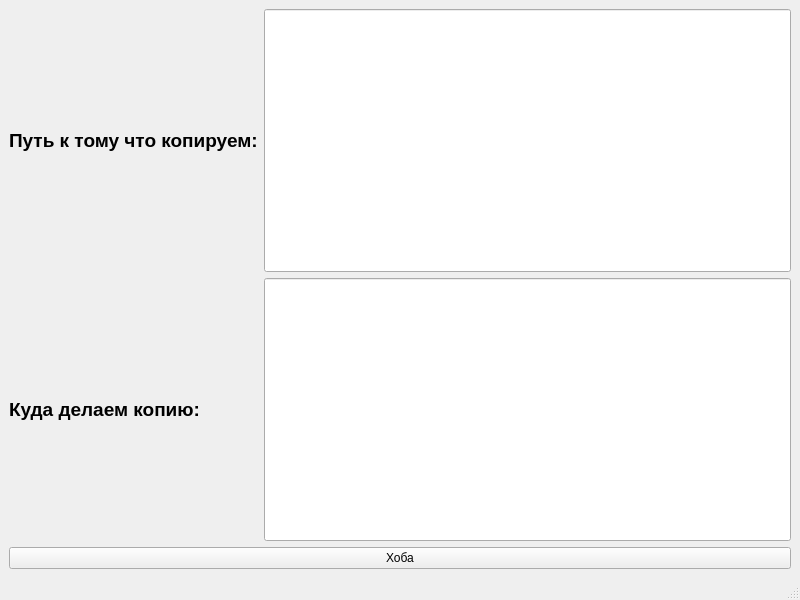
<?xml version="1.0" encoding="UTF-8"?>
<ui version="4.0">
 <class>MainWindow</class>
 <widget class="QMainWindow" name="MainWindow">
  <property name="geometry">
   <rect>
    <x>0</x>
    <y>0</y>
    <width>800</width>
    <height>600</height>
   </rect>
  </property>
  <property name="windowTitle">
   <string>MainWindow</string>
  </property>
  <widget class="QWidget" name="centralwidget">
   <layout class="QVBoxLayout" name="verticalLayout_3">
    <item>
     <layout class="QHBoxLayout" name="horizontalLayout">
      <item>
       <layout class="QVBoxLayout" name="verticalLayout">
        <item>
         <widget class="QLabel" name="label">
          <property name="font">
           <font>
            <pointsize>14</pointsize>
            <weight>75</weight>
            <bold>true</bold>
           </font>
          </property>
          <property name="text">
           <string>Путь к тому что копируем:</string>
          </property>
         </widget>
        </item>
        <item>
         <widget class="QLabel" name="label_2">
          <property name="font">
           <font>
            <pointsize>14</pointsize>
            <weight>75</weight>
            <bold>true</bold>
           </font>
          </property>
          <property name="text">
           <string>Куда делаем копию: </string>
          </property>
         </widget>
        </item>
       </layout>
      </item>
      <item>
       <layout class="QVBoxLayout" name="verticalLayout_2">
        <item>
         <widget class="QLineEdit" name="lineEdit">
          <property name="sizePolicy">
           <sizepolicy hsizetype="Expanding" vsizetype="Expanding">
            <horstretch>0</horstretch>
            <verstretch>0</verstretch>
           </sizepolicy>
          </property>
         </widget>
        </item>
        <item>
         <widget class="QLineEdit" name="lineEdit_2">
          <property name="sizePolicy">
           <sizepolicy hsizetype="Expanding" vsizetype="Expanding">
            <horstretch>0</horstretch>
            <verstretch>0</verstretch>
           </sizepolicy>
          </property>
         </widget>
        </item>
       </layout>
      </item>
     </layout>
    </item>
    <item>
     <widget class="QPushButton" name="pushButton">
      <property name="text">
       <string>Хоба</string>
      </property>
      <property name="shortcut">
       <string notr="true"/>
      </property>
     </widget>
    </item>
   </layout>
  </widget>
  <widget class="QMenuBar" name="menubar">
   <property name="geometry">
    <rect>
     <x>0</x>
     <y>0</y>
     <width>800</width>
     <height>21</height>
    </rect>
   </property>
  </widget>
  <widget class="QStatusBar" name="statusbar"/>
 </widget>
 <resources/>
 <connections/>
</ui>
